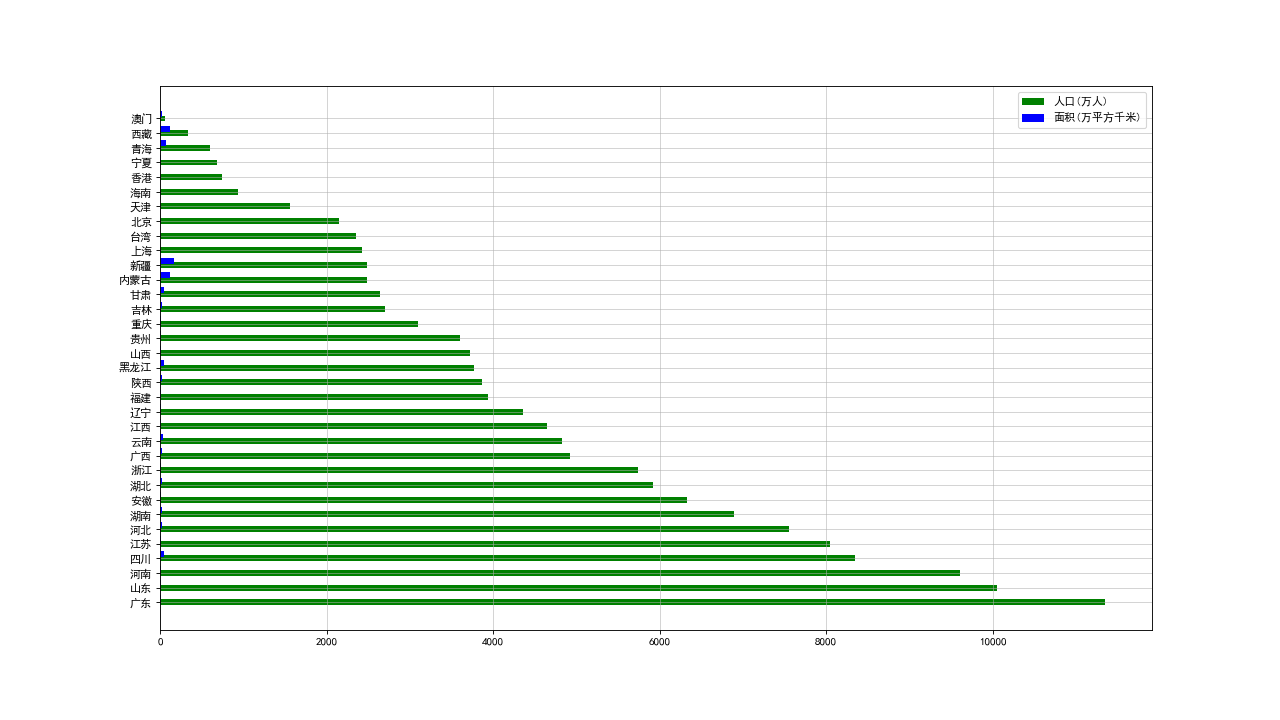

Reproduce this figure in Python.
# -*- coding: utf-8 -*-
"""
Created on Tue May  4 14:01:10 2021

@author: 11200
"""

import pandas as pd
from matplotlib import pyplot as plt

#中文字体和设置图片
plt.rcParams['font.sans-serif'] = ['SimHei'] #解决中文显示
plt.rcParams['axes.unicode_minus'] = False #解决符号无法显示
plt.figure(figsize=(16,9),dpi=80)

#获取数据
df=pd.read_csv('人口.csv',encoding='gbk')
province_list=list(df['省份'])
population_list=list(df['人口(万人)'])
square_list=list(df['面积(万平方千米)'])



def plt_bar():
    plt.bar(range(len(province_list)),population_list,width=0.4,color='green',label='人口(万人)')
    plt.bar([ i+0.4 for i in range(len(province_list))],square_list,width=0.4,color='blue',label='面积(万平方千米)')
    
    plt.xticks(range(len(province_list)),province_list)
    plt.grid(alpha=0.6)
    plt.legend()

def plt_barh():
    plt.barh(range(len(province_list)),population_list,height=0.4,color='green',label='人口(万人)')
    plt.barh([ i+0.3 for i in range(len(province_list))],square_list,height=0.4,color='blue',label='面积(万平方千米)')
    
    plt.yticks(range(len(province_list)),province_list)
    plt.grid(alpha=0.6)
    plt.legend()
  
#plt_bar()
plt_barh()

plt.savefig('05条形图_人口.png')
plt.show()
